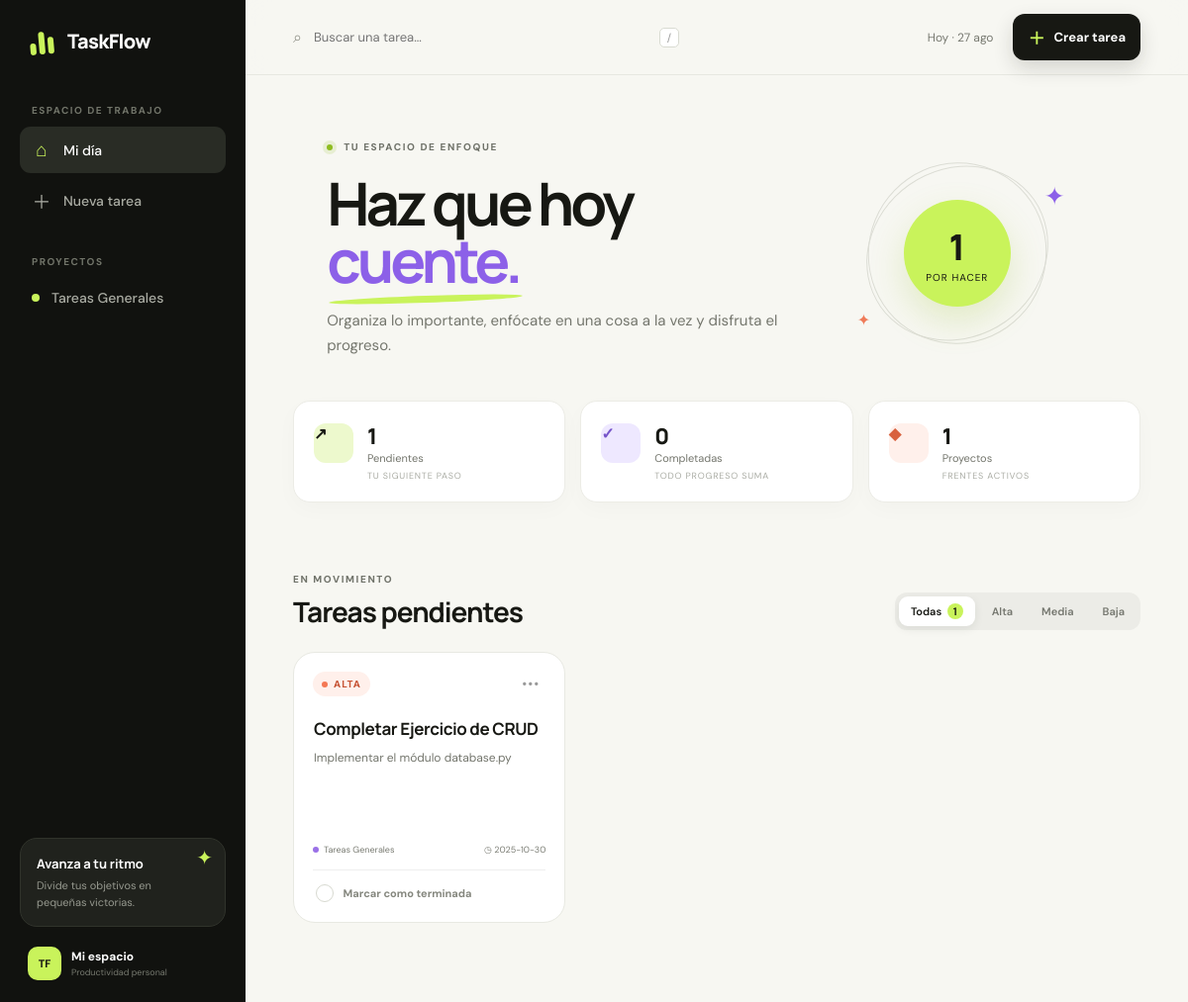
The page / on the database its author committed.
### tables this page shows
CREATE TABLE proyectos (
            id INTEGER PRIMARY KEY AUTOINCREMENT,
            nombre TEXT NOT NULL,
            descripcion TEXT,
            fecha_inicio TEXT,
            estado TEXT
        );

CREATE TABLE tareas (
            id INTEGER PRIMARY KEY AUTOINCREMENT,
            titulo TEXT NOT NULL,
            descripcion TEXT,
            fecha_creacion TEXT,
            fecha_limite TEXT,
            prioridad TEXT,
            estado TEXT,
            proyecto_id INTEGER,
            FOREIGN KEY (proyecto_id) REFERENCES proyectos(id)
        );

### app.py (the view)
@app.route('/')
def index():
    tareas_pendientes = db_manager.obtener_tareas(estado="Pendiente")
    tareas_completadas = db_manager.obtener_tareas(estado="Completada")
    proyectos = db_manager.obtener_proyectos()
    return render_template('index.html',
                           tareas=tareas_pendientes,
                           completadas=tareas_completadas,
                           proyectos=proyectos)

### src/database.py (called while the page is built)
def get_connection():
    conn = sqlite3.connect(DATABASE_NAME)
    conn.row_factory = sqlite3.Row
    return conn

    def obtener_proyectos(self):
        conn = get_connection()
        cursor = conn.cursor()
        cursor.execute("SELECT * FROM proyectos")
        filas = cursor.fetchall()
        conn.close()
        proyectos = [
            Proyecto(
                nombre=fila['nombre'],
                descripcion=fila['descripcion'] or "",
                id=fila['id'],
                estado=fila['estado']
            )
            for fila in filas
        ]
        return proyectos

### src/modelos.py (called while the page is built)
    @property
    def id(self):
        return  self._id

    def to_dict(self):
        return {
            'id' : self._id,
            'nombre' : self._nombre,
            'descripcion' : self._descripcion,
            'fecha_inicio' : self._fecha_inicio,
            'estado' : self._estado
        }

    def to_dict(self):
        return {
            'id': self._id,
            'titulo': self._titulo,
            'descripcion': self._descripcion,
            'fecha_creacion': self._fecha_creacion,
            'fecha_limite': self._fecha_limite,
            'prioridad': self._prioridad,
            'estado': self._estado,
            'proyecto_id': self._proyecto_id
        }

### templates/index.html (shortened to what this page needs)
{% extends 'base.html' %}
{% block content %}
<div class="page dashboard-page">
    <section class="hero">
        <div>
            <span class="eyebrow"><span class="pulse-dot"></span> Tu espacio de enfoque</span>
            <h1>Haz que hoy<br><em>cuente.</em></h1>
            <p>Organiza lo importante, enfócate en una cosa a la vez y disfruta el progreso.</p>
        </div>
        <div class="hero-orbit" aria-hidden="true">
            <div class="orbit-center"><span>{{ tareas|length }}</span><small>por hacer</small></div>
            <span class="orbit-star star-one">✦</span><span class="orbit-star star-two">✦</span>
        </div>
    </section>
    <section class="metrics" aria-label="Resumen">
        <article class="metric-card accent-lime">
            <span class="metric-icon">↗</span>
            <div><strong>{{ tareas|length }}</strong><span>Pendientes</span></div>
            <small>Tu siguiente paso</small>
        </article>
        <article class="metric-card accent-violet">
            <span class="metric-icon">✓</span>
            <div><strong>{{ completadas|length }}</strong><span>Completadas</span></div>
            <small>Todo progreso suma</small>
        </article>
        <article class="metric-card accent-coral">
            <span class="metric-icon">◆</span>
            <div><strong>{{ proyectos|length }}</strong><span>Proyectos</span></div>
            <small>Frentes activos</small>
        </article>
    </section>
    <section class="task-section" id="tareas">
        <div class="section-heading">
            <div><span class="section-kicker">En movimiento</span><h2>Tareas pendientes</h2></div>
            <div class="filter-group" role="group" aria-label="Filtrar por prioridad">
                <button class="filter-chip active" data-filter="all">Todas <span>{{ tareas|length }}</span></button>
                <button class="filter-chip" data-filter="Alta">Alta</button>
                <button class="filter-chip" data-filter="Media">Media</button>
                <button class="filter-chip" data-filter="Baja">Baja</button>
            </div>
        </div>
        <div class="task-grid" id="taskGrid">
            {% for tarea in tareas %}
                {% set t = tarea.to_dict() %}
                {% set project = proyectos|selectattr('id', 'equalto', t.proyecto_id)|first %}
                <article class="task-card" data-priority="{{ t.prioridad }}" data-search="{{ (t.titulo ~ ' ' ~ t.descripcion)|lower }}">
                    <div class="task-card-top">
                        <span class="priority priority-{{ t.prioridad|lower }}"><i></i>{{ t.prioridad }}</span>
                        <button class="more-button" aria-label="Más opciones">•••</button>
                    </div>
                    <div class="task-body">
                        <h3>{{ t.titulo }}</h3>
                        <p>{{ t.descripcion or 'Sin descripción. Da el primer paso y deja que el resto fluya.' }}</p>
                    </div>
                    <div class="task-meta">
                        <span class="project-tag"><i></i>{{ project.to_dict().nombre if project else 'General' }}</span>
                        <span class="date-tag {{ 'no-date' if not t.fecha_limite }}">◷ {{ t.fecha_limite or 'Sin fecha' }}</span>
                    </div>
                    <form action="{{ url_for('completar_tarea_web', tarea_id=t.id) }}" method="post">
                        <button class="complete-button" type="submit"><span class="check-circle">✓</span> Marcar como terminada</button>
                    </form>
                </article>
            {% endfor %}
        </div>
    </section>
</div>
{% endblock %}

### templates/base.html (shortened to what this page needs)
<!doctype html>
<html lang="es">
<head>
    <link rel="stylesheet" href="{{ url_for('static', filename='css/styles.css') }}">
</head>
<body>
    <div class="app-shell">
        <aside class="sidebar" id="sidebar">
            <a class="brand" href="{{ url_for('index') }}" aria-label="TaskFlow, inicio">
                <span class="brand-mark"><span></span><span></span><span></span></span>
                <span>TaskFlow</span>
            </a>
            <nav class="main-nav" aria-label="Navegación principal">
                <p class="nav-label">Espacio de trabajo</p>
                <a class="nav-link {{ 'active' if request.endpoint == 'index' }}" href="{{ url_for('index') }}">
                    <span class="nav-icon">⌂</span> Mi día
                </a>
                <a class="nav-link {{ 'active' if request.endpoint == 'crear_tarea_web' }}" href="{{ url_for('crear_tarea_web') }}">
                    <span class="nav-icon">＋</span> Nueva tarea
                </a>
                <p class="nav-label nav-label-spaced">Proyectos</p>
                {% for proyecto in proyectos %}
                    <a class="nav-link project-link" href="{{ url_for('index') }}#tareas">
                        <span class="project-dot dot-{{ loop.index0 % 4 }}"></span>
                        {{ proyecto.to_dict().nombre }}
                    </a>
                {% else %}
                    <span class="nav-empty">Aún no hay proyectos</span>
                {% endfor %}
            </nav>
            <div class="sidebar-card">
                <span class="spark">✦</span>
                <strong>Avanza a tu ritmo</strong>
                <p>Divide tus objetivos en pequeñas victorias.</p>
            </div>
            <div class="profile-mini">
                <div class="avatar">TF</div>
                <div><strong>Mi espacio</strong><span>Productividad personal</span></div>
            </div>
        </aside>
        <main class="main-content">
            <header class="topbar">
                <div class="search-wrap">
                    <span>⌕</span>
                    <input id="globalSearch" type="search" placeholder="Buscar una tarea..." autocomplete="off" aria-label="Buscar tareas">
                    <kbd>/</kbd>
                </div>
                <div class="topbar-actions">
                    <span class="today-pill">Hoy · <span id="todayLabel"></span></span>
                    <a class="button button-primary compact" href="{{ url_for('crear_tarea_web') }}"><span>＋</span> Crear tarea</a>
                </div>
            </header>
            {% block content %}{% endblock %}
        </main>
    </div>
</body>
</html>

### rows shown on the page
proyectos: to_dict "Tareas Generales"
tareas: prioridad "ALTA", titulo "Completar Ejercicio de CRUD", descripcion "Implementar el módulo database.py", fecha_limite "2025-10-30"

### other values the page prints
{{ tareas|length }} "1"
{{ completadas|length }} "0"
{{ proyectos|length }} "1"
